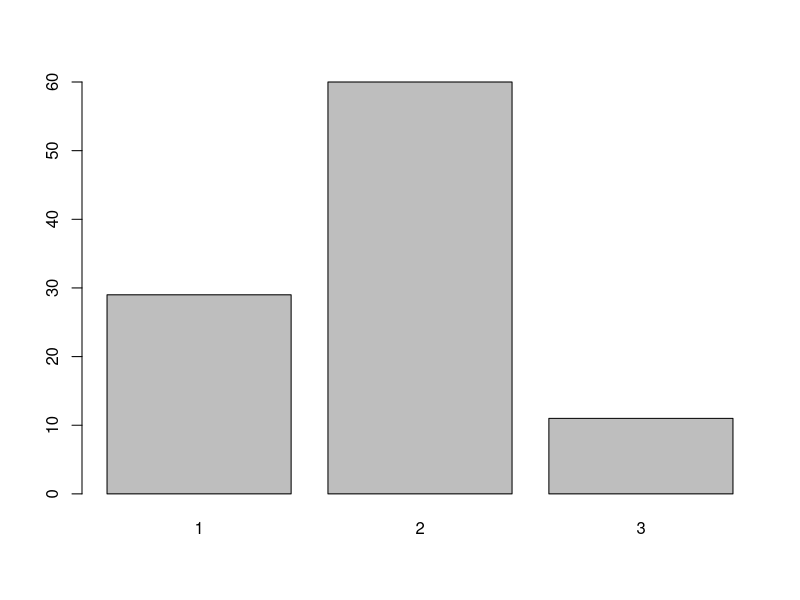

Reproduce this figure in R. (Note: a time limit stopped this script after it produced the figure.)

## Conditional structures.

# if, else if, else statements:
## Define a random number and store it in a variable. 
## Determination of the sign of the number using conditionals: 
## positive, negative or null.

# Diapo 2 and 3:

x <- runif(1, -1, 1);x

if(x > 0) {
  "The number is positive."
} else if (x<0){
  "The number is negative."
} else {"The number is zero."}


# Diapo 3:

# Switch
## Create a sample of N=100 observations from 1 to 3, whose occurrence probabilities 
## are 0.3, 0.6 and 0.1% respectively. Use the sample function (see documentation).
## Choose with switch function between cases "mean" or "median"

observations <- sample(1:3, size=100, replace=TRUE, prob=c(.30,.60,.10)); observations

switch("media", media = mean(observations), mediana = median(observations))
switch("mediana", media = mean(observations), mediana = median(observations))

## If there are no coincidences or ways to compute, returns NULL
typeof(switch("Lucho", media = mean(observations), mediana = median(observations)))

## I can call numerically:
switch(2,media = mean(observations), mediana = median(observations))

barplot(table(observations))



# Diapo 4:

# The for loop
## What does the mean function return? Write a for loop that computes the mean
## of the given observations from the vector defined above. Steps: 
## 1) sum all elements. 
## 2) divide the result by the length of observations' vector. 
## 3) Print on screen a messages informing the mean.

length(observations)
seq_along(observations)
## Using seq_along for manipulating by index:
obs_sum <- 0
for (i in seq_along(observations)) {
    obs_sum <- observations[i] + obs_sum
    obs_mean <- obs_sum/length(observations)
}

obs_sum
obs_mean

print(paste("The sum of all observations is", obs_sum, "and the mean is", obs_mean))

## Iterating directly with the components of the vector:
obs_sum <- 0
for (i in observations) {
  obs_sum <- i + obs_sum
  obs_mean <- obs_sum/length(observations)
}
obs_mean



# Diapo 5:

# The while loop
## Print the positive numbers while they are lower than 7.
n = 1
while(n <= 7){
  print(n)
  n = n+1
}



# Diapo 6:

# The repeat loop
## Start from number 1 and print successive numbers up to 7 with a repeat loop.

n <- 1
repeat{
  if(n == 7){
    break
  }
  print(n)
  n <- n + 1
}
## As we can see, the loop terminates when it encounters the break statement.

## Check how the previous code behaves for an out of range value.
## For example 8:
n <- 8
repeat{
  if(n == 7){
    break
  }
  print(n)
  n <- n + 1
}

## Try this new way of doing the repeat loop:
n <- 1
repeat{
  if(n<=7){
    print(n)
    n = n+1
  }else{
    break
  }
}

## And check how it behaves for an out of range value:
n <- 8
repeat{
  if(n<=7){
    print(n)
    n = n+1
  }else{
    break
  }
}


# Diapo 7:

## Check the difference between the next and break statements:
x <- 1:5
for (val in x) {
  if (val == 3){
    next
  }
  print(val)
}
